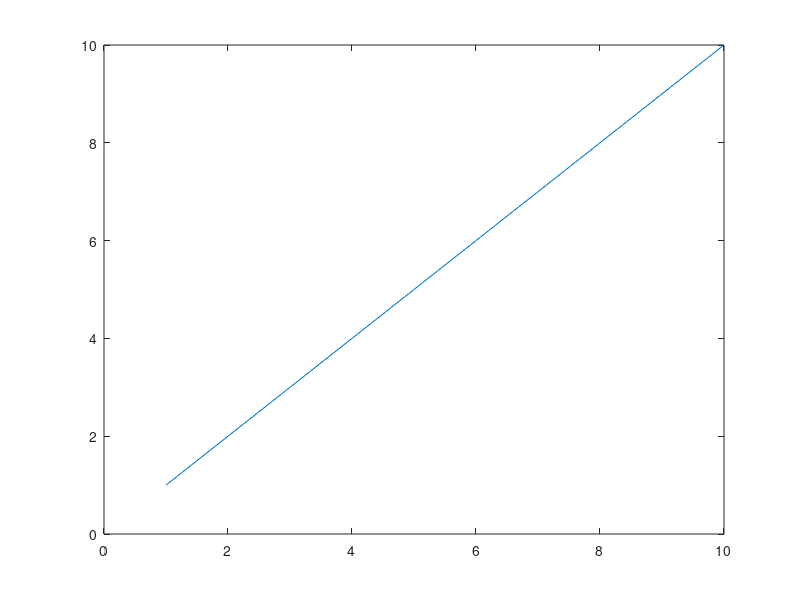
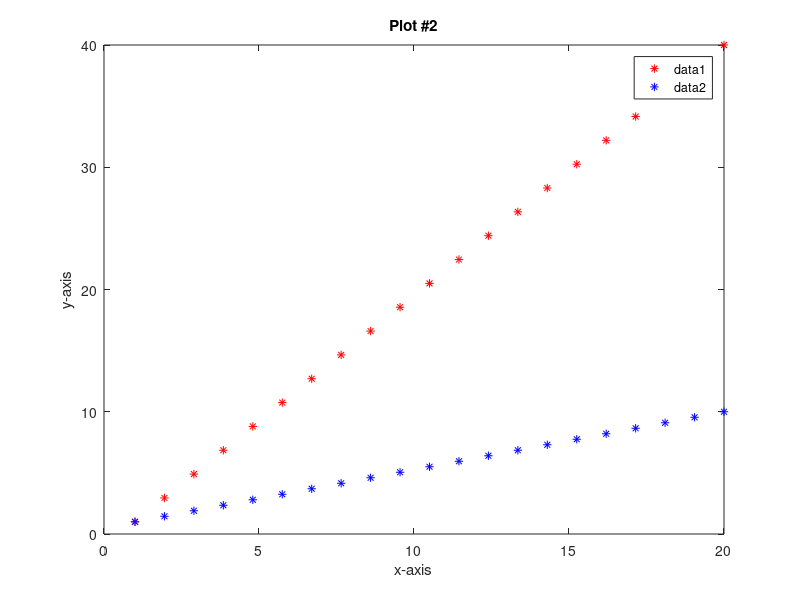
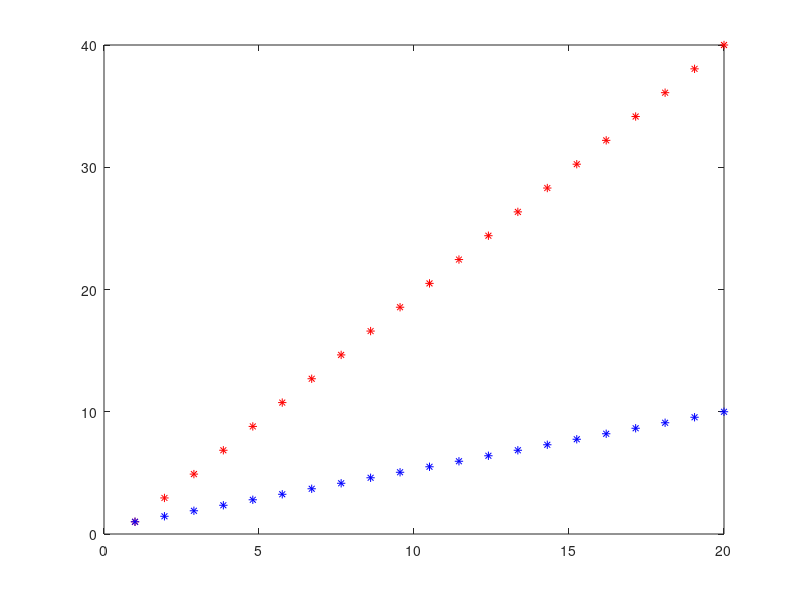

These charts were generated, in order, by the following MATLAB code: (Note: this script raises an error after producing the figures.)
%1. Create and save a new script (click new script in top left corner)**
%   save with .m extension

%2. walk through IDE (default set-up)*********************************
% files (left)
% editor (middle top)
% command window (middle bottom)
% workspace (right)

%3. Create a variable***************************************************
a = 3; %create a scalar variable called "a" with value 3
%   Run file and see 'a' in workspace
%   f remove colon, variable will display in console

%4. Displaying variables*************************************************
disp(a) %like print function

% 5. Running file from command window**********************************
%  In the comman window type the name of your file and then hit enter
%  NOTE: you can also run by clicking "Run" from the editor strip at the top 

%6. Scalar operations*****************************************************
scalar_operations1 = 5 + 5; %addition
scalar_operations2 = 5 - 5; %subtraction
scalar_operations3 = 5 * 5; %multiplication
scalar_operations4 = 5/5; %division
scalar_operations5 = 5^2; %exponentiation

% 7. Vector creation*****************************************************
row_vector = [1, 2, 3, 4]
column_vector = [1; 2; 3; 4]
disp(row_vector(2)) %1-based indexing --> display the second entry

%8. Vector operations: ****************************************************
%   ADDITION/SUBTRACTION
vector_to_add = [1 1 1 1];
new_vector1 = row_vector + vector_to_add
%Q: what happens if try column_vector + vector_to_add?
new_vector2 = row_vector + 1

%   MULTIPLICATION/DIVISION
vector_to_multiply = [2; 2; 2; 2];
new_vector3 = row_vector*vector_to_multiply
new_vector_4 = row_vector * 2 %multiply each entry by 2

%multiplying each element by a different value
new_vector_5 = row_vector * [1;2;3;4]

%TRANSPOSE
vector_to_multiply_transpose = vector_to_multiply'; %transpose the vector (can also apply to matrices)

%9. Matrices*******************************
three_by_three = [1 2 3; 4 5 6; 7 8 9]
disp(three_by_three(1,3)); %display row 1 column 3 value

%multiply each column by a column vector
matrix_multiple_2 = three_by_three * [2; 3; 2] %try with transpose

%element wise multiplication
element_multiple_three_by_three = three_by_three.*3 %multiply each entry by 3

%element-wise exponentiation
element_exp_three_by_three = three_by_three.^3

%element-wise addition
element_add_three_by_three = three_by_three + 3

%10. if statements
if_var = 1;
if if_var == 1 %DOUBLE EQUAL
    disp('Hello')
elseif if_var == 3
    disp('Hola')
else
    disp('Bye');
end %end if statement

%11. Swicth statements + strings
month = "Feb"; %string
switch month
    case "Jan"
        disp("Happy January")
    case "Feb"
        disp("Happy February");
end %end switch statement

%12: For-loop

for idx = 1:2:10 %%starting value: increase amount (default is 1): end value
    disp(idx)
end %end for loop

list_example = [1 2 3 4];
for list_val = list_example
    disp(list_val)
end%end for loop

%13. while-loop
%example - I want to find the number 4 in my list
found = 0;
num_find = 5;
current_idx = 1;

while found == 0 %Option 1: && current_idx < 5
    if list_example(current_idx) == num_find
        found = 1;
        disp('Found')
    end
    
    current_idx = current_idx + 1;
    
    if current_idx == 5 %if don't include will get error saying indexing out of bounds
        disp('Not found')
        break
    end
    
end

%14. Searching for documentation from MATLAB
%search for function find (top right corner)
idx_found = find(list_example == 3)

% 15. Basic Plotting
x = [1 2 3 4 5 6 7 8 9 10];
y = [1 2 3 4 5 6 7 8 9 10]

%plot x and y
plot(x, y);

%PLOTTING MULTIPLE FRIGURES ON 1 GRAPH
%using linspace
x1 = linspace(1,20,21);
x2 = linspace(1,20,21);
y1 = linspace(1, 40, 21);
y2 = linspace(1, 10, 21);

%option A
figure; %Create a new figure window otherwise your other plot will be overrided
plot(x1,y1, 'r*', x2,y2, 'b*');
%adding labels
xlabel('x-axis')
ylabel('y-axis')
title('Plot #2')
legend();

%option B
figure;
plot(x1,y1, 'r*');
hold on %if do not include hold on only the second plot will be shown
plot(x2, y2, 'b*');
hold off

%16. Funtion definition

%create and use a function that returns 2 variables and requires 2
%arguments
[added_values, temp] = add_two_values(2,3)

%function "return variable" = "function name"(values)
function [addition, temp] = add_two_values(a, b)
addition = a+b; %return paramaters added
temp = 1;
end %end the function




